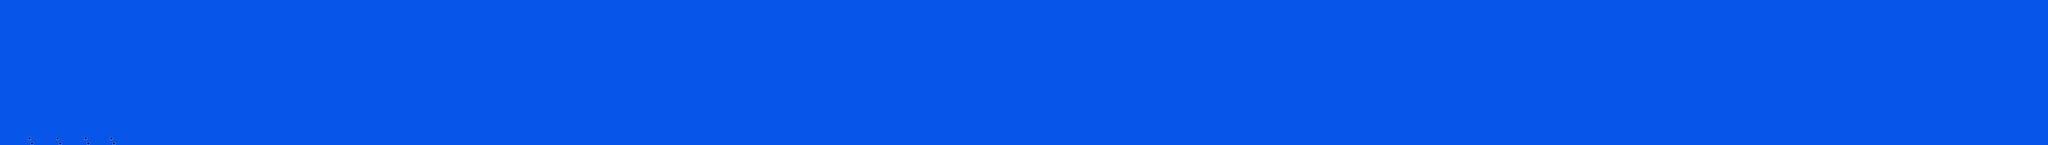

A level layout from a 2D game, rendered from its tile map. Below: a short description, then the map file with tile-grid data replaced by summaries:
An orthogonal 800x57 tile map with 16x16 px tiles, 2 tile layers (SP, ...), 5 tilesets.

<map version="1.10" tiledversion="1.11.2" orientation="orthogonal" renderorder="right-down" width="800" height="57" tilewidth="16" tileheight="16" infinite="0" nextlayerid="3" nextobjectid="1">
 <editorsettings>
  <chunksize width="16" height="27" />
  <export target="test4.csv" format="csv" />
 </editorsettings>
 <tileset firstgid="1" name="famidash" tilewidth="16" tileheight="16" tilecount="256" columns="16">
  <image source="../../../GRAPHICS/famidash.bmp" width="256" height="256" />
 </tileset>
 <tileset firstgid="257" name="sprites" tilewidth="16" tileheight="16" tilecount="256" columns="16">
  <image source="../../../GRAPHICS/sprites.png" width="256" height="256" />
 </tileset>
 <tileset firstgid="513" name="sprites" tilewidth="16" tileheight="16" tilecount="256" columns="16">
  <image source="../../../GRAPHICS/sprites.png" width="256" height="256" />
 </tileset>
 <tileset firstgid="769" name="famidash" tilewidth="16" tileheight="16" tilecount="256" columns="16">
  <image source="../../../GRAPHICS/famidash.bmp" width="256" height="256" />
 </tileset>
 <tileset firstgid="1025" name="sprites" tilewidth="16" tileheight="16" tilecount="256" columns="16">
  <image source="../../../GRAPHICS/sprites.png" width="256" height="256" />
 </tileset>
 <layer id="1" width="800" height="57">
  <data>[45600 cells, 45600 non-empty, 2 distinct tile ids]</data>
 </layer>
 <layer id="2" name="SP" width="800" height="57">
  <data>[45600 cells, 0 non-empty, 0 distinct tile ids]</data>
 </layer>
</map>
